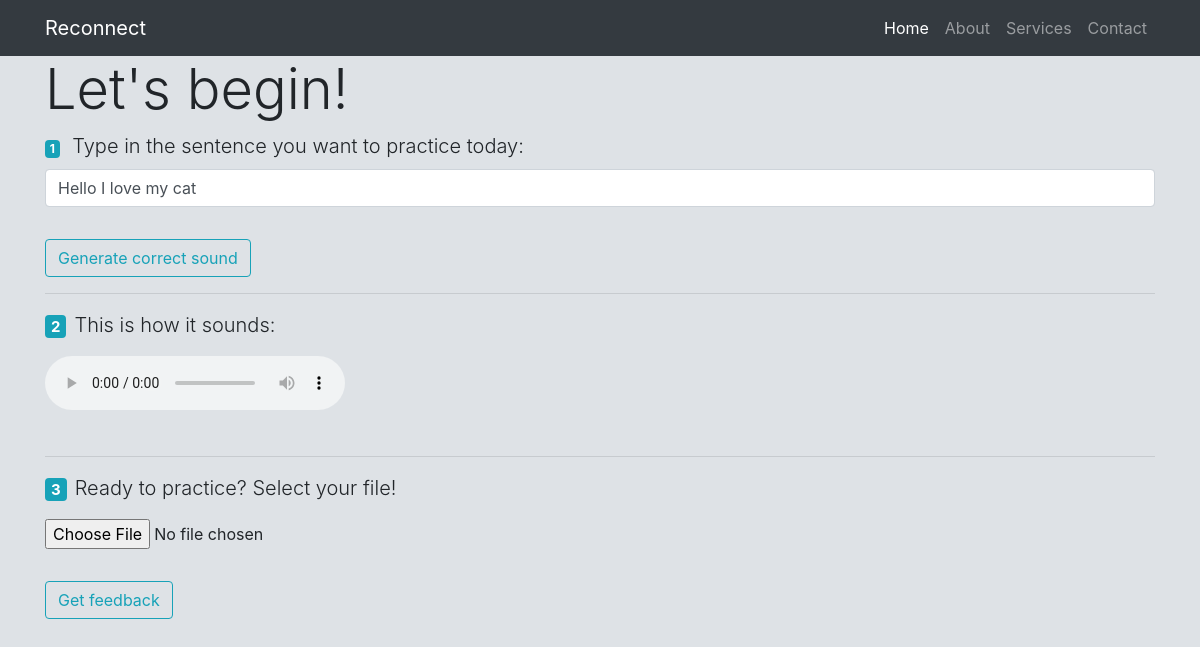
/practice, run on an earlier commit of the app's database.
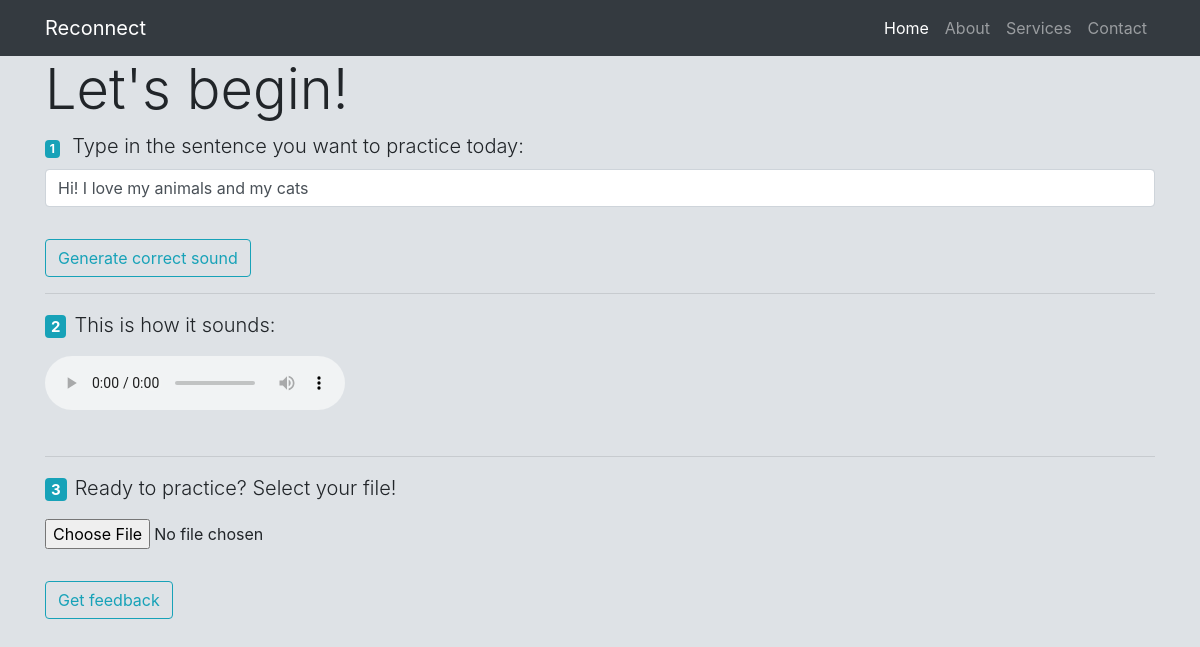
And on a later commit of the database.
### app.py (models this page shows)
class Speech(db.Model):
    id = db.Column(db.Integer, primary_key=True)
    correct_text = db.Column(db.String())
    correct_audio_filename = db.Column(db.String())
    user_audio_location = db.Column(db.String())
    user_text = db.Column(db.String())
    def __repr__(self):
        return f"Speech('{self.id}', '{self.correct_text}', '{self.correct_audio_filename}')"

### app.py (the view, shortened to what this page needs)
@app.route("/practice", methods=["GET", "POST"])
def practice():
    user_form = UserSpeechForm()
    correct_form = CorrectSpeechForm()
    speech = Speech.query.order_by(-Speech.id).first()
    print("we got to practice route")
    print(speech)
    return render_template('practice.html', correct_text=speech.correct_text, correct_form=correct_form, user_form=user_form, correct_sound_address=str(speech.correct_audio_filename), title="Practice - Reconnect")

### forms.py
class UserSpeechForm(FlaskForm):
    user_speech = FileField('Your recording', validators=[FileAllowed(['wav']), FileRequired()])
    submitu = SubmitField('Get feedback')

class CorrectSpeechForm(FlaskForm):
    correct_text = TextField('Type in the sentence you want to practice today:', validators=[DataRequired()])
    submitc = SubmitField('Generate correct sound')

### templates/practice.html (shortened to what this page needs)
{% extends "template.html" %}
{% block content %}
            <h3 class="display-4">Let's begin!</h3>
              <form method="POST" action="">
                <fieldset class="form-group">
                  <div class="form-group">
                    <span class="badge badge-info mr-2">1</span>
                    <strong>{{ correct_form.correct_text.label(class="form-control-label lead") }}</strong>
                    {% if correct_form.correct_text. errors %}
                        {{ correct_form.correct_text(class="form-control is-invalid")}}
                        <div class="invalid-feedback">
                          {% for error in correct_form.correct_text.errors %}
                            <span>{{ error }}</span>
                          {% endfor %}
                        </div>
                    {% else %}
                      <input class="form-control" id="correct_text" name="correct_text" required type="text" value="{{ correct_text }}">
                    {% endif %}
                  </div>
                </fieldset>
                <div class="form-group">
                  {{ correct_form.submitc(class="btn btn-outline-info") }}
                </div>
              </form>
              <hr>
              <strong><p class="lead"><span class="badge badge-info mr-2">2</span>This is how it sounds:</p></strong>
              <audio id="correct_audio" preload="auto" controls>
                <source id="correct_source" src="{{ correct_sound_address }}" type="audio/wav">
              </audio>
            <br/>
            <br/>
              <hr>
                <strong><p class="lead"><span class="badge badge-info mr-2">3</span>Ready to practice? Select your file!</p></strong>
                <form method="POST" action="" enctype="multipart/form-data">
                  <fieldset class="form-group">
                    <div class="form-group">
                      {{ user_form.user_speech(class="form-control-file") }}
                    </div>
                  </fieldset>
                <div class="form-group">
                  {{ user_form.submitu(class="btn btn-outline-info") }}
                </div>
              </form>
{% endblock content %}

### templates/template.html (shortened to what this page needs)
<!doctype html>
<html lang="en">
  <head>
    <link rel="stylesheet" href="https://stackpath.bootstrapcdn.com/bootstrap/4.3.1/css/bootstrap.min.css">
    <link rel="stylesheet" href="https://cdnjs.cloudflare.com/ajax/libs/font-awesome/4.7.0/css/font-awesome.min.css">
  </head>
  <body class="bg-gray-3" >
    <nav class="navbar navbar-expand-lg navbar-dark bg-dark static-top ">
    <div class="container">
      <a class="navbar-brand" href="{{ url_for('home') }}">Reconnect</a>
      <div class="collapse navbar-collapse" id="navbarResponsive">
        <ul class="navbar-nav ml-auto">
          <li class="nav-item active">
            <a class="nav-link" href="#">Home
            </a>
          </li>
          <li class="nav-item">
            <a class="nav-link" href="#">About</a>
          </li>
          <li class="nav-item">
            <a class="nav-link" href="#">Services</a>
          </li>
          <li class="nav-item">
            <a class="nav-link" href="#">Contact</a>
          </li>
        </ul>
      </div>
    </div>
  </nav>
  <main role="main" class="container">
            {% block content %}{% endblock %}
  </main>
  </body>
</html>

### templates/template.html (style rules this page uses)
.bg-gray-3 { background-color: #dee2e6!important; }

What changed in the data, as far as the page shows it:
no longer on this page (row unchanged): Speech: correct_text "Hello I love my cat"
added Speech: correct_text "Hi! I love my animals and my cats"
